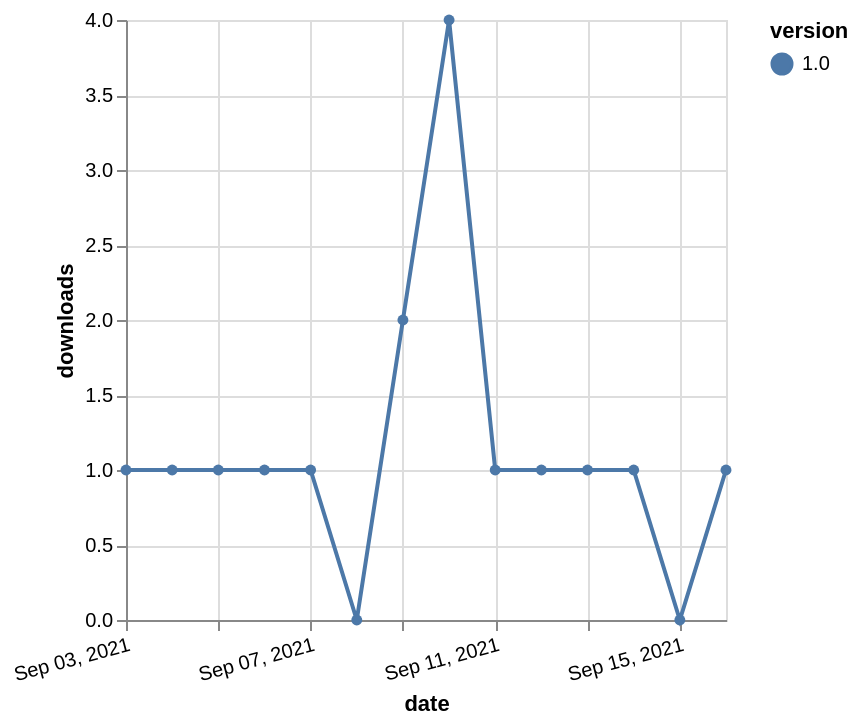

The specification (Vega-Lite) saved for this image:
### Vega-Lite specification from a JSON file in a GitHub repository (floating-point values rounded to 4 significant figures)
{"$schema": "https://vega.github.io/schema/vega-lite/v5.json", "description": "A simple bar chart with embedded data.", "data": {"values": [{"date": "2021-09-03", "total": 206, "delta": 1, "version": "1.0"}, {"date": "2021-09-04", "total": 207, "delta": 1, "version": "1.0"}, {"date": "2021-09-05", "total": 208, "delta": 1, "version": "1.0"}, {"date": "2021-09-06", "total": 209, "delta": 1, "version": "1.0"}, {"date": "2021-09-07", "total": 210, "delta": 1, "version": "1.0"}, {"date": "2021-09-08", "total": 210, "delta": 0, "version": "1.0"}, {"date": "2021-09-09", "total": 212, "delta": 2, "version": "1.0"}, {"date": "2021-09-10", "total": 216, "delta": 4, "version": "1.0"}, {"date": "2021-09-11", "total": 217, "delta": 1, "version": "1.0"}, {"date": "2021-09-12", "total": 218, "delta": 1, "version": "1.0"}, {"date": "2021-09-13", "total": 219, "delta": 1, "version": "1.0"}, {"date": "2021-09-14", "total": 220, "delta": 1, "version": "1.0"}, {"date": "2021-09-15", "total": 220, "delta": 0, "version": "1.0"}, {"date": "2021-09-16", "total": 221, "delta": 1, "version": "1.0"}]}, "width": "container", "mark": {"type": "line", "point": {"filled": true}}, "encoding": {"x": {"field": "date", "type": "temporal", "timeUnit": "yearmonthdate", "title": "date", "axis": {"labelAngle": -15}}, "y": {"field": "delta", "type": "quantitative", "title": "downloads"}, "color": {"field": "version", "type": "nominal"}, "tooltip": {"field": "delta"}}}
